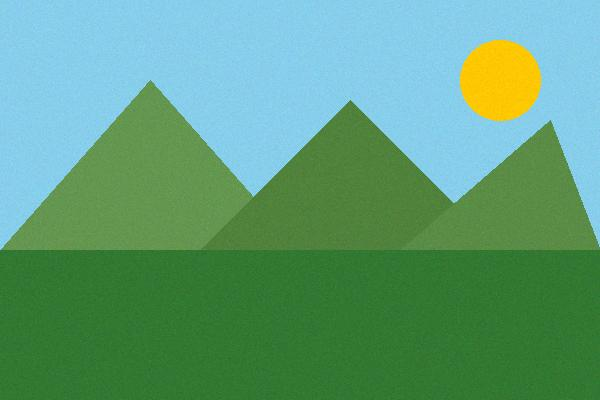
#> input picture data/input/test_landscape.jpg, 600 x 400 px; its folder holds only this picture in this run
$ python main.py data/input/test_landscape.jpg
#> lines starting #> are read from the running program, lines starting #| are printed output that depends on the picture
### src/preset_manager.py
"""
Gestion des presets - Permet de sauvegarder et charger des configurations personnalisées
"""
import json
import os
from pathlib import Path
from typing import Dict, List, Optional
from dataclasses import dataclass, asdict


@dataclass
class Preset:
    """Représente un preset de configuration"""
    name: str
    description: str = ""
    mode: str = "classic"  # "classic" ou "hybrid"

    # Paramètres classiques
    points: int = 1000
    blur_strength: int = 18
    edge_sensitivity: int = 2
    enhance_colors: bool = True
    add_outlines: bool = True

    # Paramètres hybrides
    grid_size: int = 25

    def to_dict(self) -> Dict:
        """Convertit en dictionnaire"""
        return asdict(self)

    # [12 lines left out: functions from_dict, __str__, not called in this run]


class PresetManager:
    """Gestionnaire de presets"""

    # Dossier de configuration par défaut
    DEFAULT_CONFIG_DIR = Path.home() / ".polygen"
    PRESETS_FILE = "presets.json"

    def __init__(self, config_dir: Optional[Path] = None):
        """
        Initialise le gestionnaire de presets

        Args:
            config_dir: Dossier de configuration (par défaut: ~/.polygen)
        """
        self.config_dir = config_dir or self.DEFAULT_CONFIG_DIR
        self.presets_path = self.config_dir / self.PRESETS_FILE
        self.presets: Dict[str, Preset] = {}

        # Créer le dossier s'il n'existe pas
        self.config_dir.mkdir(parents=True, exist_ok=True)

        # Charger les presets existants
        self._load_presets()

        # Créer les presets par défaut s'ils n'existent pas
        if not self.presets:
            self._create_default_presets()

    def _create_default_presets(self):
        """Crée les presets par défaut"""
        defaults = [
            Preset(
                name="Équilibré",
                description="Rendu équilibré - recommandé pour la plupart des images",
                mode="classic",
                points=1000,
                blur_strength=18,
                edge_sensitivity=2,
                enhance_colors=True,
                add_outlines=True
            ),
            Preset(
                name="Artistique",
                description="Style artistique - lisse et abstrait",
                mode="classic",
                points=800,
                blur_strength=25,
                edge_sensitivity=1,
                enhance_colors=True,
                add_outlines=True
            ),
            Preset(
                name="Détaillé",
                description="Haute fidélité - préserve les détails",
                mode="classic",
                points=1800,
                blur_strength=12,
                edge_sensitivity=3,
                enhance_colors=True,
                add_outlines=False
            ),
            Preset(
                name="Expressif",
                description="Cartoon expressif - contours prononcés",
                mode="classic",
                points=1200,
                blur_strength=20,
                edge_sensitivity=3,
                enhance_colors=True,
                add_outlines=True
            ),
            Preset(
                name="Minimaliste",
                description="Très abstrait - formes minimales",
                mode="classic",
                points=500,
                blur_strength=28,
                edge_sensitivity=1,
                enhance_colors=True,
                add_outlines=True
            ),
            Preset(
                name="Hybride Équilibré",
                description="Formes mixtes - rendu naturel et efficace",
                mode="hybrid",
                grid_size=25,
                enhance_colors=True,
                add_outlines=True
            ),
            Preset(
                name="Hybride Détaillé",
                description="Formes mixtes - haute résolution",
                mode="hybrid",
                grid_size=15,
                enhance_colors=True,
                add_outlines=True
            ),
            Preset(
                name="Hybride Minimaliste",
                description="Formes mixtes - très abstrait",
                mode="hybrid",
                grid_size=35,
                enhance_colors=True,
                add_outlines=True
            ),
        ]

        for preset in defaults:
            self.presets[preset.name] = preset

        self.save_all()

    def _load_presets(self):
        """Charge les presets depuis le fichier"""
        if self.presets_path.exists():
            try:
                with open(self.presets_path, 'r', encoding='utf-8') as f:
                    data = json.load(f)
                    self.presets = {
                        name: Preset.from_dict(preset_data)
                        for name, preset_data in data.items()
                    }
            except (json.JSONDecodeError, KeyError, TypeError) as e:
                print(f"⚠️  Erreur en chargeant les presets: {e}")
                self.presets = {}

    def save_all(self):
        """Sauvegarde tous les presets dans le fichier"""
        try:
            data = {
                name: preset.to_dict()
                for name, preset in self.presets.items()
            }

            with open(self.presets_path, 'w', encoding='utf-8') as f:
                json.dump(data, f, indent=2, ensure_ascii=False)
        except IOError as e:
            raise IOError(f"Impossible de sauvegarder les presets: {e}")

    # [172 lines left out: functions save_preset, load_preset, delete_preset, rename_preset, list_presets, get_all_names and 3 more, not called in this run]

    def get_config_dir(self) -> Path:
        """Retourne le dossier de configuration"""
        return self.config_dir


# Instance globale du gestionnaire
_preset_manager: Optional[PresetManager] = None


def get_preset_manager() -> PresetManager:
    """Obtient l'instance globale du gestionnaire de presets"""
    global _preset_manager
    if _preset_manager is None:
        _preset_manager = PresetManager()
    return _preset_manager


# [4 lines left out: function print_presets, not called in this run]


# [26 lines that do not run on import are left out]

### src/low_poly.py
"""
Module principal pour la génération d'images low poly
Version améliorée avec meilleure détection de contours et traitement des couleurs
"""
import cv2
import numpy as np
from scipy.spatial import Delaunay
from PIL import Image
import os


class LowPolyGenerator:
    """Classe principale pour convertir une image en style low poly cartoon"""

    def __init__(self, image_path: str, num_points: int = 1000, blur_strength: int = 15,
                 enhance_colors: bool = True, edge_sensitivity: int = 2):
        """
        Initialise le générateur low poly

        Args:
            image_path: Chemin vers l'image d'entrée
            num_points: Nombre de points pour la triangulation (plus élevé = plus de détails)
            blur_strength: Force du flou pour lisser l'image (doit être impair)
            enhance_colors: Si True, augmente la saturation et le contraste
            edge_sensitivity: Sensibilité de détection des contours (1-5)
        """
#> called with image_path = 'data/input/test_landscape.jpg', num_points = 1000, blur_strength = 18, enhance_colors = True, edge_sensitivity = 2
        self.image_path = image_path
        self.num_points = num_points
        self.blur_strength = blur_strength if blur_strength % 2 == 1 else blur_strength + 1
        self.enhance_colors = enhance_colors
        self.edge_sensitivity = max(1, min(5, edge_sensitivity))

        # Charger l'image
        self.image = cv2.imread(image_path)
#> self.image is the input picture: shape (400, 600, 3); mean B, G, R 121.7, 158.3, 95.4
        if self.image is None:
            raise ValueError(f"Impossible de charger l'image: {image_path}")

        self.image_rgb = cv2.cvtColor(self.image, cv2.COLOR_BGR2RGB)
        self.height, self.width = self.image.shape[:2]
#> in smooth_image, `return cv2.GaussianBlur(self.image, (self.blur_strength, self.blur_str..`:
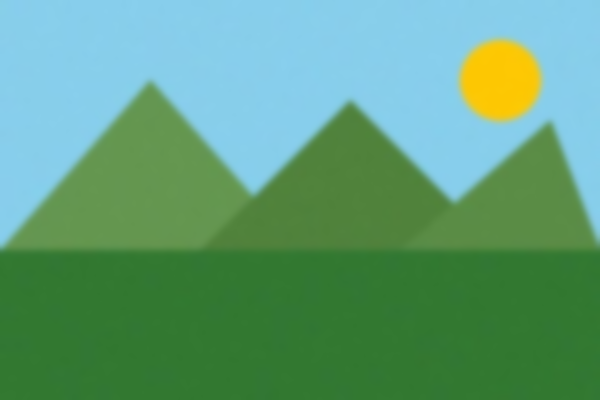
#> returned value: shape (400, 600, 3); mean of channels 0, 1, 2 121.6, 158.3, 95.4; drawn as B, G, R

    def detect_edges(self) -> np.ndarray:
        """
        Détecte les contours de l'image avec une meilleure sensibilité
        Utilise une combinaison de techniques pour une meilleure détection

        Returns:
            Image des contours détectés
        """
        gray = cv2.cvtColor(self.image, cv2.COLOR_BGR2GRAY)

        # Appliquer CLAHE (Contrast Limited Adaptive Histogram Equalization)
        # pour améliorer le contraste local
        clahe = cv2.createCLAHE(clipLimit=2.0, tileGridSize=(8, 8))
        gray_enhanced = clahe.apply(gray)

        # Adapter les seuils Canny selon la sensibilité
        low_threshold = max(30, 100 - (self.edge_sensitivity * 15))
        high_threshold = min(200, 200 - (self.edge_sensitivity * 20))

        edges = cv2.Canny(gray_enhanced, low_threshold, high_threshold)

        # Appliquer une dilatation légère pour épaissir les contours
        kernel = cv2.getStructuringElement(cv2.MORPH_ELLIPSE, (2, 2))
        edges = cv2.dilate(edges, kernel, iterations=1)

        return edges

    def enhance_color_image(self, image_rgb: np.ndarray) -> np.ndarray:
        """
        Améliore la saturation et le contraste de l'image

        Args:
            image_rgb: Image en RGB

        Returns:
            Image améliorée
        """
        # Convertir en HSV pour manipuler la saturation
        hsv = cv2.cvtColor(cv2.cvtColor(image_rgb, cv2.COLOR_RGB2BGR), cv2.COLOR_BGR2HSV).astype(np.float32)
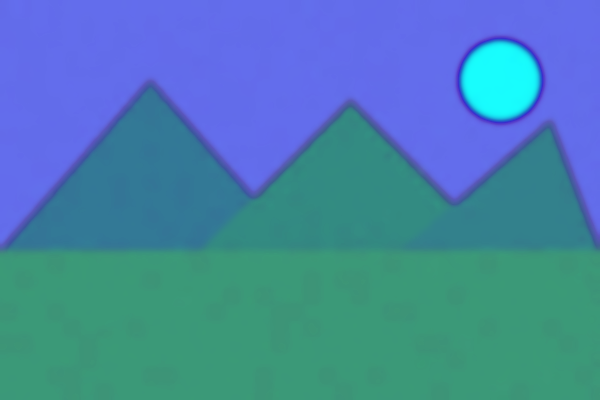
#> hsv: shape (400, 600, 3) float32; mean R, G, B 71.2, 130.6, 169.4

        # Augmenter la saturation (canal S)
        hsv[:, :, 1] = np.clip(hsv[:, :, 1] * 1.3, 0, 255)
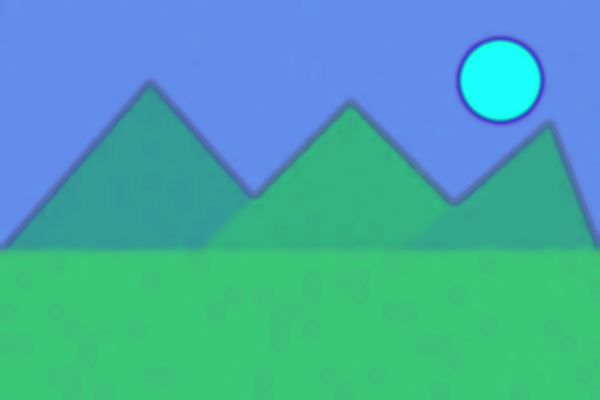
#> hsv: shape (400, 600, 3) float32; mean R, G, B 71.2, 168.7, 169.4

        # Augmenter légèrement la luminosité (canal V)
        hsv[:, :, 2] = np.clip(hsv[:, :, 2] * 1.1, 0, 255)
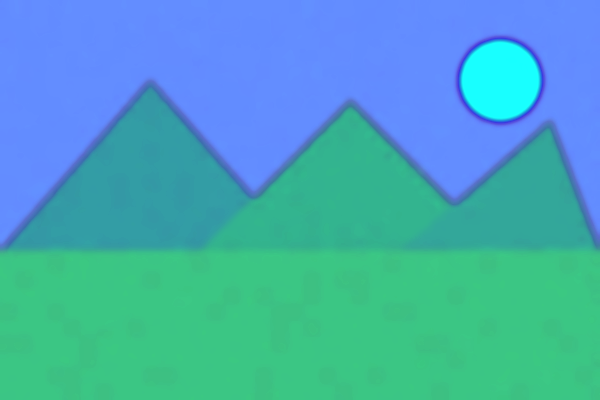
#> hsv: shape (400, 600, 3) float32; mean R, G, B 71.2, 168.7, 184.9

        # Convertir back to RGB
        hsv = hsv.astype(np.uint8)
        enhanced_bgr = cv2.cvtColor(hsv, cv2.COLOR_HSV2BGR)
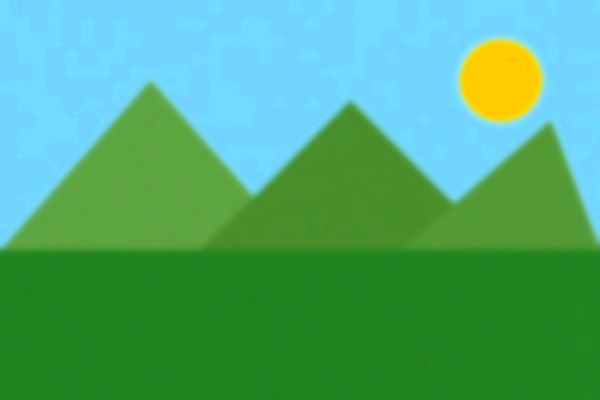
#> enhanced_bgr: shape (400, 600, 3); mean B, G, R 118.1, 169.2, 79.3
        enhanced_rgb = cv2.cvtColor(enhanced_bgr, cv2.COLOR_BGR2RGB)

        return enhanced_rgb

    def generate_points(self, use_edges: bool = True) -> np.ndarray:
        """
        Génère les points pour la triangulation
        Combine points aléatoires et points basés sur les contours

        Args:
            use_edges: Si True, priorise les points sur les contours

        Returns:
            Array de points [x, y]
        """
        points = []

        # Ajouter les coins de l'image (important pour la triangulation)
        points.extend([
            [0, 0],
            [self.width - 1, 0],
            [0, self.height - 1],
            [self.width - 1, self.height - 1]
        ])

        if use_edges:
            # Déterminer les contours
            edges = self.detect_edges()
#> in detect_edges, `gray = cv2.cvtColor(self.image, cv2.COLOR_BGR2GRAY)`:
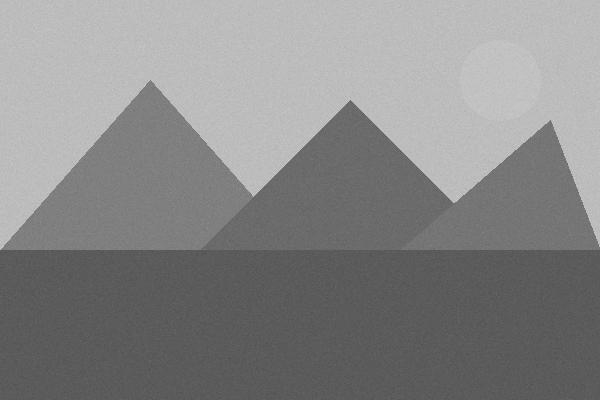
#> gray: shape (400, 600); min 80, max 215, mean 135.3
#> (the rest of the program and of its run is left out)
